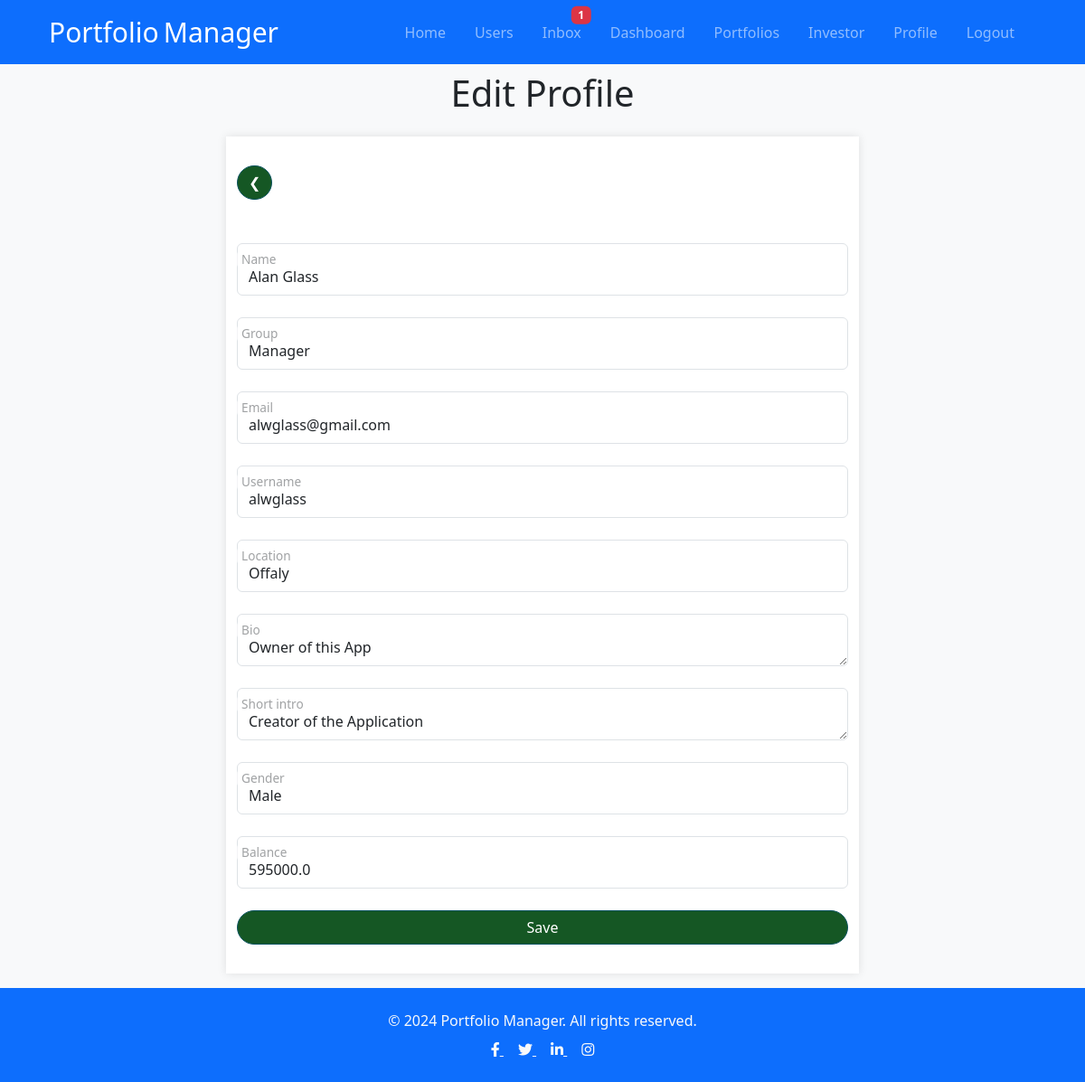
/edit-account/ (signed in), run on an earlier commit of the app's database.
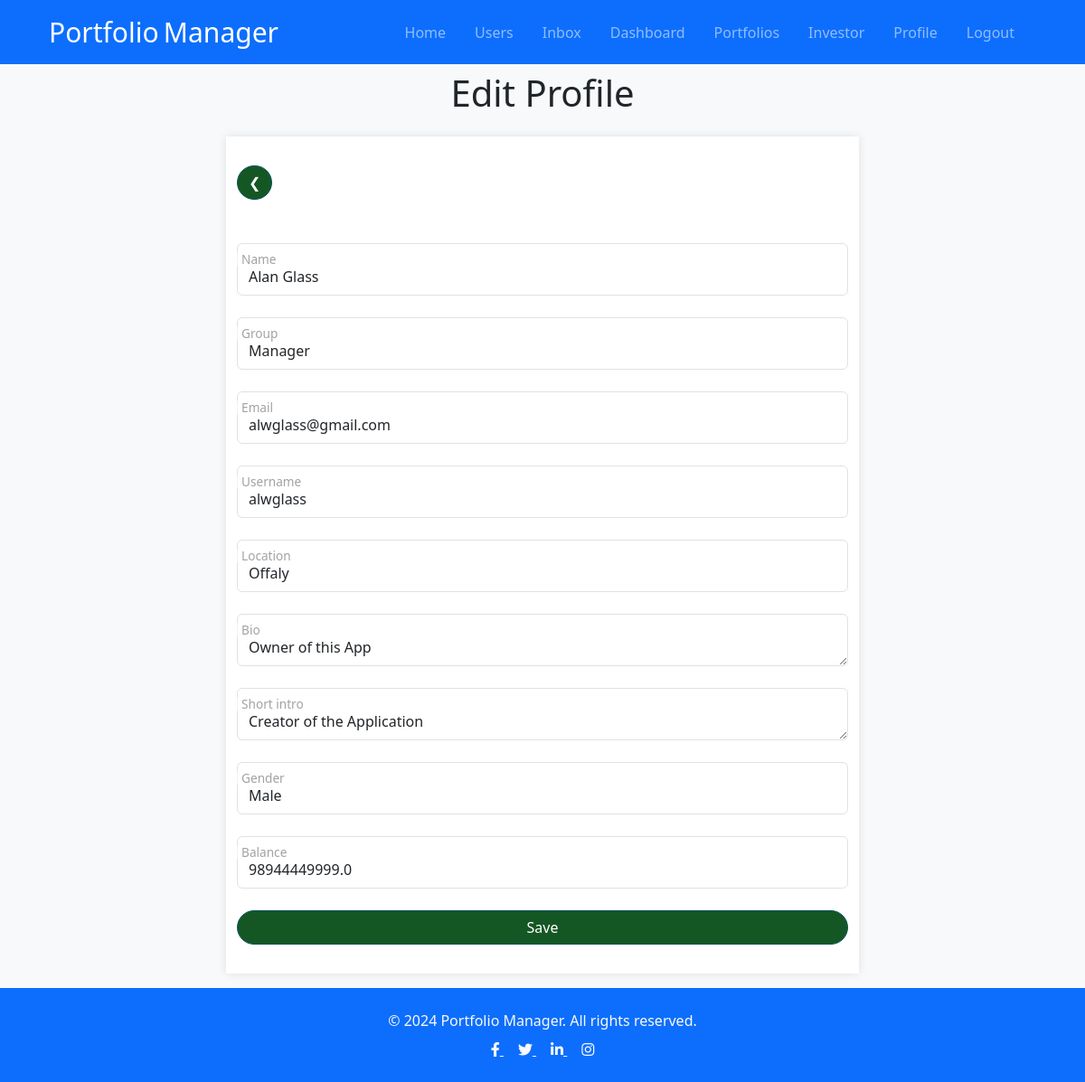
And on a later commit of the database.
### users/models.py (models this page shows, shortened)
class Profile(models.Model):
    def allowed_groups():
        return {'name__in': Group.objects.values_list('name', flat=True)}
    GENDER_CHOICES = [
        ('Male', 'Male'),
        ('Female', 'Female'),
        ('Rather not say', 'Rather not say'),
    ]
    user = models.OneToOneField(User, on_delete=models.CASCADE, null=True,blank=True) # One User has One Profile
    group = models.ForeignKey(
        Group,
        on_delete=models.SET_NULL,
        null=True,
        blank=True,
        limit_choices_to=allowed_groups
    )
    username = models.CharField(max_length=200 , null=True,blank=True)
    balance = models.FloatField(null=False,default=0)
    location = models.CharField(max_length=200 , null=True,blank=True)
    name = models.CharField(max_length=200 , null=True,blank=True)
    email = models.EmailField(max_length=200 , null=True,blank=True)
    gender = models.CharField(
        max_length=20,
        choices=GENDER_CHOICES,
        default='Male',
    )
    short_intro = models.TextField(null=True,blank=True)
    bio  = models.TextField(null=True,blank=True)
    created = models.DateTimeField(auto_now_add=True)
    id = models.UUIDField(default=uuid.uuid4, unique=True, primary_key=True, editable=False)
    def __str__(self):
        return f"{str(self.name)} ({str(self.user.username)})"
    class Meta:
        ordering = ['username'] # "-" orders by descending

### users/views.py (the view, shortened to what this page needs)
# urls.py: path('edit-account/', views.editAccount, name= "edit-account"),
@login_required(login_url='login')
def editAccount (request):
    profile = request.user.profile
    print(profile)
    form  = ProfileForm(instance=profile)
    page = 'edit'
    context = {'form':form,'page':page}
    return render(request, 'users/profile_form.html', context)

### users/forms.py
class ProfileForm(ModelForm,forms.Form):
    class Meta:
        model  = Profile
        fields = ['name','group','email','username','location','bio','short_intro','gender','balance']
    def __init__(self,*args,**kwargs):
        super(ProfileForm,self).__init__(*args,**kwargs)
        for name,field in self.fields.items():
            field.widget.attrs.update({
                'class': 'form-control',
                'placeholder': field.label
                })

### users/context_processors.py (called while the page is built)
def inbox_count(request):
    if request.user.is_authenticated:
        count = Message.objects.filter(recipient=request.user.profile, is_read=False).count()
        print ("MESSAGES",count)
        return {'inbox_count': count}
    return {'inbox_count': 0}

### users/templates/users/profile_form.html (shortened to what this page needs)
{% extends 'base.html' %}
{% load static %}
{% block content %}
<h1 class="fs-0 fs-1 fs-sm-2 fs-md-3 fs-lg-4 d-flex d-block justify-content-center align-items-center">
    {% if page == 'edit' %}
        Edit Profile
    {% else %}
        Add Details
    {% endif %}
</h1>
<div class="container-sm container_add mt-4" id="login-section">
    <div class="card-header mb-5 ">
        <a class="btn rounded-pill btn-primary" href="{% url 'investor' %}">&#10094;</a>
      </div>
    <form method="POST" autocomplete="off" action="{% url 'edit-account' %}" enctype="multipart/form-data">
        <div class="row g-3 align-items-center">
        {% for field in form %}
            <div class="form-floating mb-2">
                {{ field }}
                <label for="{{ field.id_for_label }}">{{ field.label }}</label>
            </div>
        {% endfor %}
        <div class="col-12">
            <button type="submit" class="btn rounded-pill btn-primary w-100">
            {% if page == 'edit' %}
                Save
            {% else %}
                Register
            {% endif %}
            </button>
        </div>
        </div>
    </form>
</div>
{% endblock content %}

What changed in the data, as far as the page shows it:
changed Profile "Alan Glass": balance "595000.0" → "98944449999.0"
Also different on the page:
{{ inbox_count }}: "1" → (not shown)
